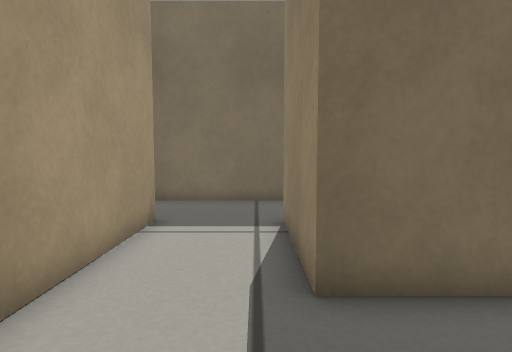
[1] (above)

24 first-person views from a walk through a robot-simulator world made for Gazebo. The camera is 0.36 m above the floor, tilts 4° down and sees 80° across. The floor is counted in squares, 0.2 m on a side. Each view is taken from the middle of a square. On the plan, view 1 faces up. The plan holds only what a view shows up to about 16 squares ahead; the rest is blank.

[2]
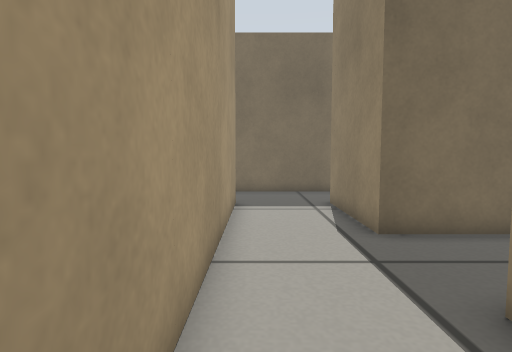

[3]
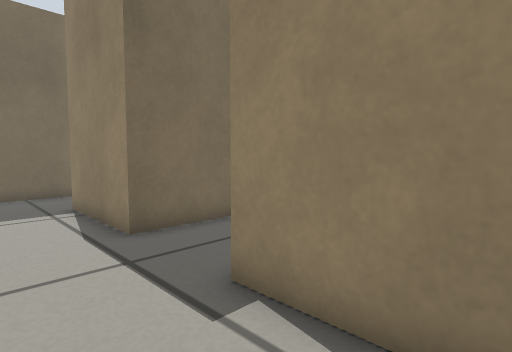

[4]
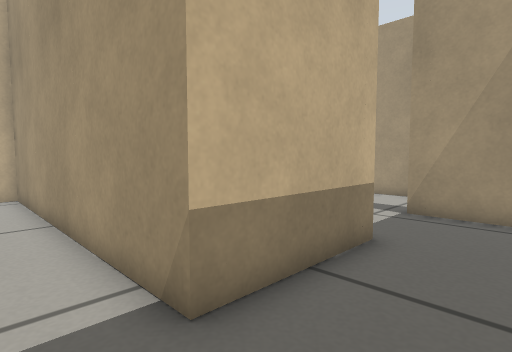

[5]
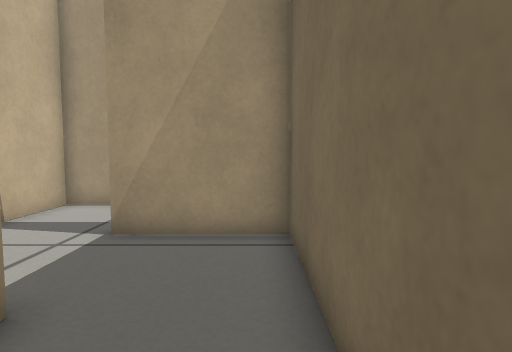

[6]
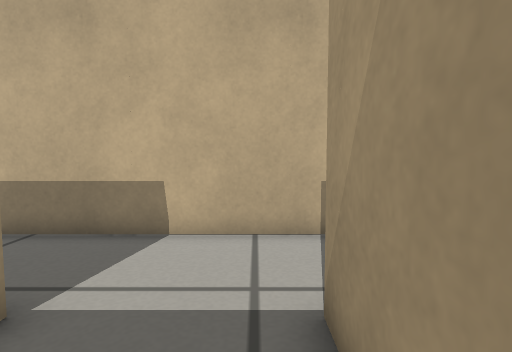

[7]
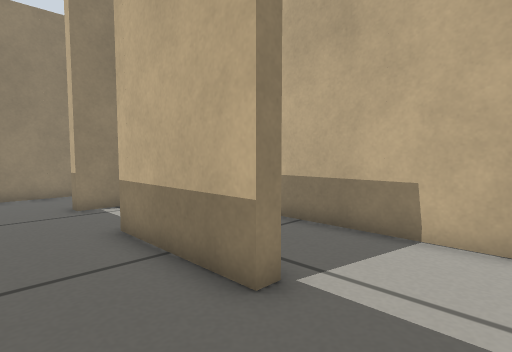

[8]
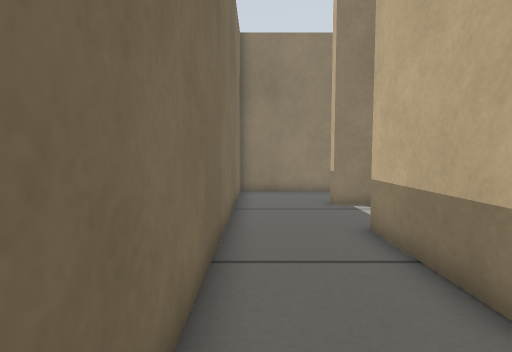

[9]
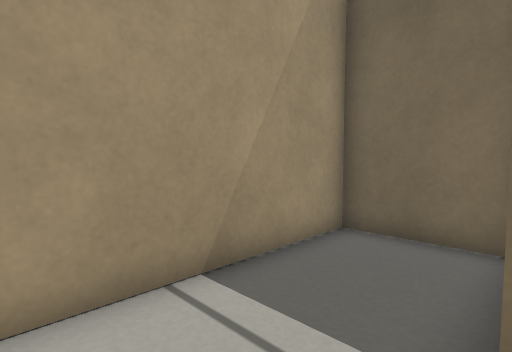

[10]
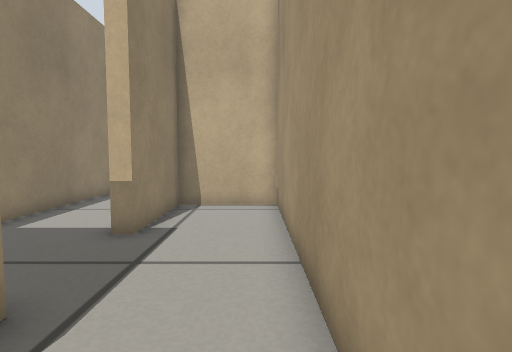

[11]
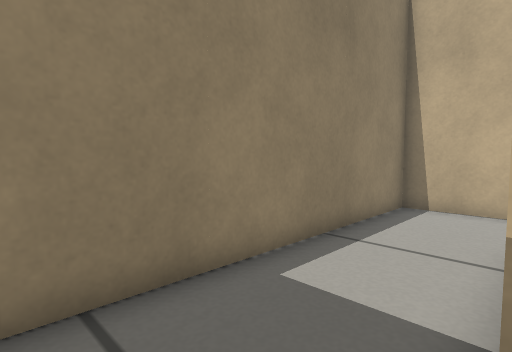

[12]
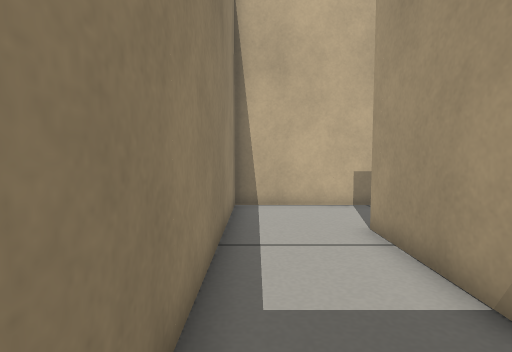

[13]
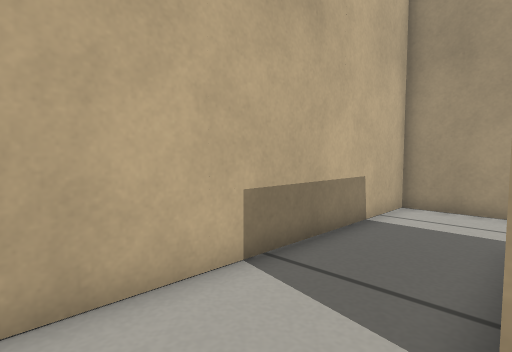

[14]
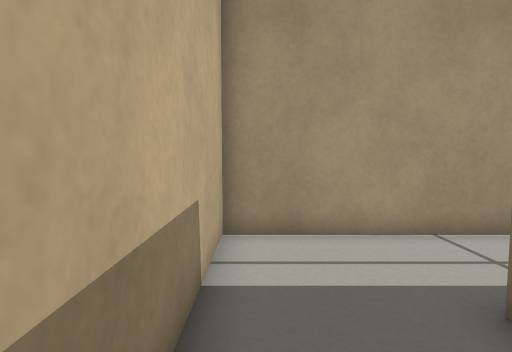

[15]
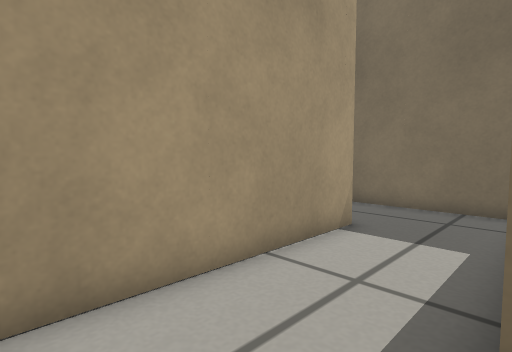

[16]
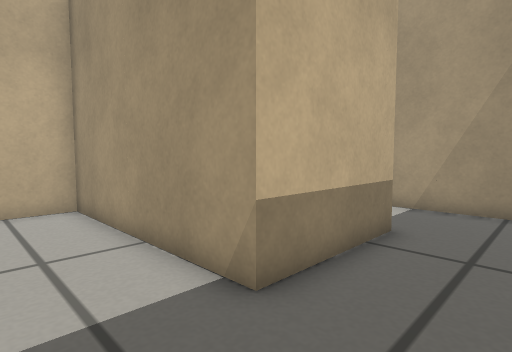

[17]
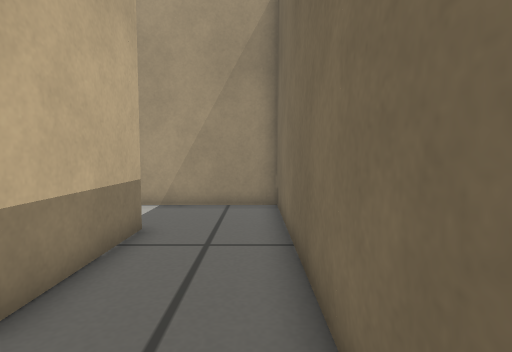

[18]
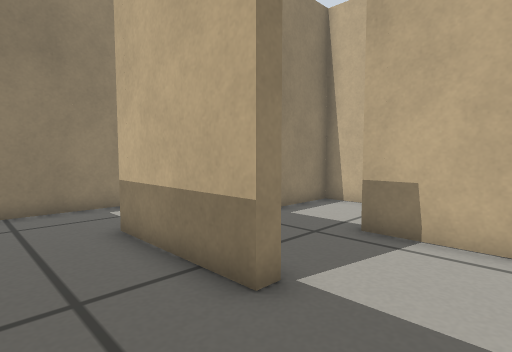

[19]
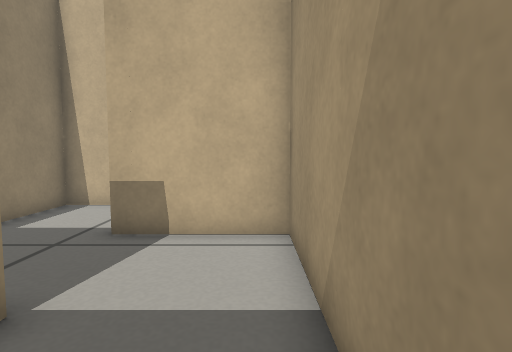

[20]
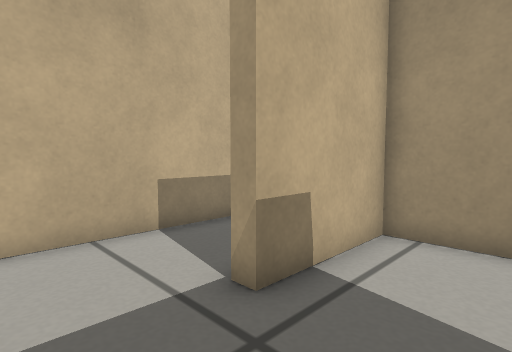

[21]
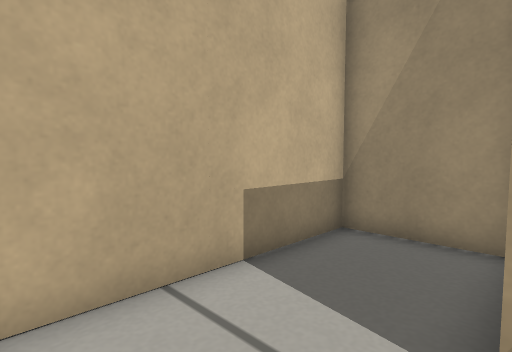

[22]
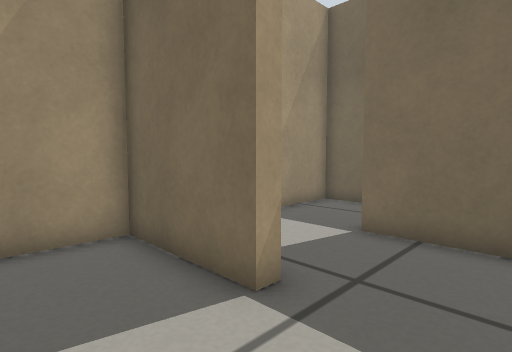

[23]
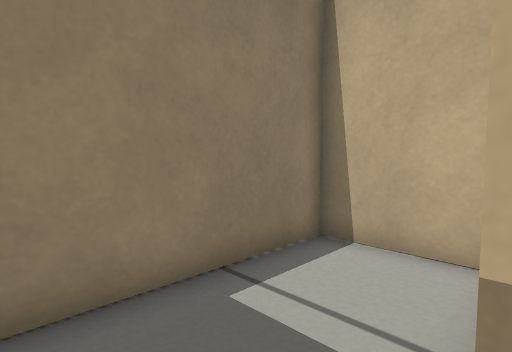

[24]
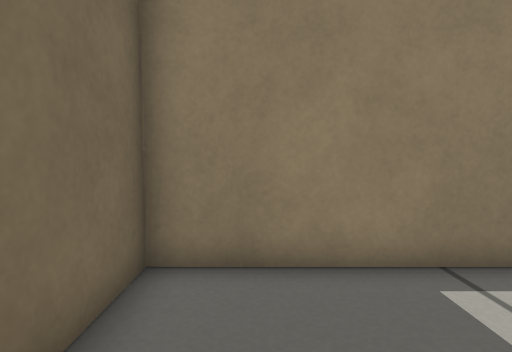

### Floor plan
Ten units are one square. View 1 is at (0, 0); x grows to the right and y downward. Boxes are objects, and circles mark ways between rooms. Rooms are numbered by the first view taken in them; rooms with no view inside come last. Other rooms are left out.
<svg viewBox="-160 -130 220 220">
<path fill="none" stroke="#000" d="M-66 -42 -43 -42M-66 -82 -34 -82M-27 -76 -27 -44M-27 -36 -27 -4M-105 -42 -75 -42M-34 -117 -66 -117M8 -44 8 -76M-74 -117 -108 -117 -108 -85M-27 4 -27 37 5 37M5 -117 -26 -117M-115 -117 -148 -117 -148 -84M-148 -75 -148 -42 -114 -42M8 35 8 4M-33 11 -33 4M-33 -5 -33 -21M-67 4 -67 36M-67 44 -67 77 -34 77M12 4 12 35M-39 -38 -65 -38M-25 77 6 77M-74 -38 -105 -38M-106 -3 -74 -3M15 77 47 77 47 44M47 35 47 4M47 -5 47 -28M-114 -38 -148 -38 -148 -5M37 -38 14 -38M-114 42 -148 42 -148 77 -114 77M-105 77 -73 77 -73 49M-85 2 -105 2M-148 4 -148 37 -114 37M47 -85 47 -117 14 -117M17 -42 47 -42 47 -76"/>
<rect x="-155" y="-85" width="10" height="10" fill="#bbb"><title>beige post</title></rect>
<rect x="-115" y="-45" width="10" height="10" fill="#bbb"><title>beige post</title></rect>
<rect x="-115" y="-85" width="10" height="10" fill="#bbb"><title>beige post</title></rect>
<rect x="-75" y="-45" width="10" height="10" fill="#bbb"><title>beige post</title></rect>
<rect x="-75" y="-85" width="10" height="10" fill="#bbb"><title>beige post</title></rect>
<rect x="-75" y="-125" width="10" height="10" fill="#bbb"><title>beige post</title></rect>
<rect x="-35" y="-5" width="10" height="10" fill="#bbb"><title>beige post</title></rect>
<rect x="-35" y="-45" width="10" height="10" fill="#bbb"><title>beige post</title></rect>
<rect x="-35" y="-85" width="10" height="10" fill="#bbb"><title>beige post</title></rect>
<rect x="-35" y="-125" width="10" height="10" fill="#bbb"><title>beige post</title></rect>
<rect x="5" y="-5" width="10" height="10" fill="#bbb"><title>beige post</title></rect>
<rect x="5" y="-45" width="10" height="10" fill="#bbb"><title>beige post</title></rect>
<rect x="5" y="-85" width="10" height="10" fill="#bbb"><title>beige post</title></rect>
<rect x="-75" y="-5" width="10" height="10" fill="#bbb"><title>beige post</title></rect>
<rect x="-35" y="75" width="10" height="10" fill="#bbb"><title>beige post</title></rect>
<rect x="-35" y="35" width="10" height="10" fill="#bbb"><title>beige post</title></rect>
<rect x="5" y="75" width="10" height="10" fill="#bbb"><title>beige post</title></rect>
<rect x="5" y="35" width="10" height="10" fill="#bbb"><title>beige post</title></rect>
<rect x="45" y="35" width="10" height="10" fill="#bbb"><title>beige post</title></rect>
<rect x="45" y="-5" width="10" height="10" fill="#bbb"><title>beige post</title></rect>
<rect x="-115" y="75" width="10" height="10" fill="#bbb"><title>beige post</title></rect>
<rect x="-115" y="35" width="10" height="10" fill="#bbb"><title>beige post</title></rect>
<rect x="-115" y="-5" width="10" height="10" fill="#bbb"><title>beige post</title></rect>
<rect x="-75" y="35" width="10" height="10" fill="#bbb"><title>beige post</title></rect>
<rect x="45" y="-85" width="10" height="10" fill="#bbb"><title>beige post</title></rect>
<circle cx="10" cy="-15" r="3" fill="#2a7"/>
<circle cx="10" cy="-95" r="3" fill="#2a7"/>
<circle cx="-125" cy="0" r="3" fill="#2a7"/>
<text x="-50" y="-60">1</text>
<text x="-40" y="20">2</text>
<text x="-110" y="40">3</text>
<text x="30" y="-80">4</text>
</svg>
Room 1 opens to room 2. Room 1 opens to room 4. Room 2 opens to room 3.

Where each view was taken, in squares from view 1:
view 1: 0 up, 0 right, facing up
view 2: 3 down, 2 left, facing up
view 3: 3 down, 2 left, facing up-right
view 4: 11 up, 1 left, facing down-left
view 5: 11 up, 4 left, facing left
view 6: 11 up, 10 left, facing down
view 7: 11 up, 10 left, facing down-right
view 8: 11 up, 10 left, facing right
view 9: 5 up, 11 left, facing up-left
view 10: 7 up, 2 left, facing down
view 11: 3 up, 1 right, facing down-right
view 12: 3 up, 4 right, facing down
view 13: 4 down, 4 right, facing down-left
view 14: 7 down, 0 right, facing left
view 15: 7 down, 3 left, facing up-left
view 16: 3 up, 4 left, facing down-left
view 17: 3 up, 4 left, facing left
view 18: 3 up, 14 left, facing down-right
view 19: 3 up, 14 left, facing down
view 20: 1 down, 8 left, facing down-left
view 21: 4 down, 8 left, facing down-left
view 22: 7 down, 8 left, facing up-left
view 23: 10 up, 1 right, facing down-right
view 24: 10 up, 0 right, facing right
